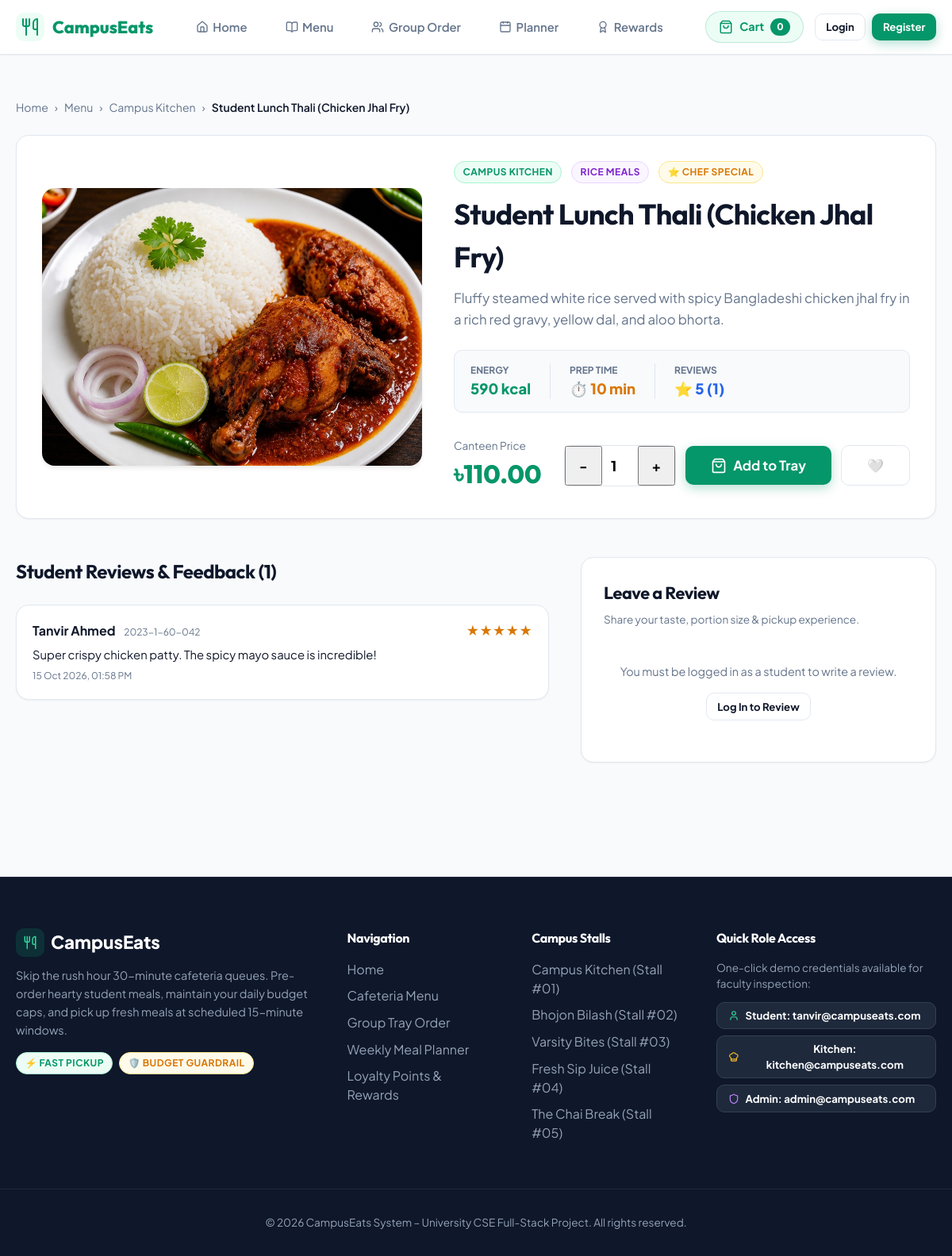
The page /php/food-details.php?id=5 on the database its author committed.
### tables this page shows
CREATE TABLE IF NOT EXISTS menu_items (
    id INT AUTO_INCREMENT PRIMARY KEY,
    shop_id INT NOT NULL DEFAULT 1,
    category_id INT NOT NULL,
    name VARCHAR(100) NOT NULL,
    description TEXT DEFAULT NULL,
    price DECIMAL(10,2) NOT NULL,
    calories INT NOT NULL,
    image_url VARCHAR(500) NOT NULL,
    preparation_time INT NOT NULL COMMENT 'in minutes',
    is_available BOOLEAN DEFAULT TRUE NOT NULL,
    is_special BOOLEAN DEFAULT FALSE NOT NULL,
    is_combo BOOLEAN DEFAULT FALSE NOT NULL,
    created_at TIMESTAMP DEFAULT CURRENT_TIMESTAMP,
    FOREIGN KEY (shop_id) REFERENCES shops(id) ON DELETE CASCADE,
    FOREIGN KEY (category_id) REFERENCES categories(id) ON DELETE CASCADE,
    INDEX idx_menu_shop (shop_id),
    INDEX idx_menu_category (category_id),
    INDEX idx_menu_special (is_special),
    INDEX idx_menu_available (is_available)
);

CREATE TABLE IF NOT EXISTS shops (
    id INT AUTO_INCREMENT PRIMARY KEY,
    name VARCHAR(100) NOT NULL,
    tagline VARCHAR(255) DEFAULT NULL,
    category_type VARCHAR(100) NOT NULL,
    description TEXT DEFAULT NULL,
    image_url VARCHAR(500) DEFAULT NULL,
    rating DECIMAL(2,1) DEFAULT 4.8,
    delivery_time VARCHAR(50) DEFAULT '10-15 min',
    location VARCHAR(100) DEFAULT 'Campus Main Food Court',
    badge VARCHAR(50) DEFAULT NULL,
    is_open BOOLEAN DEFAULT TRUE,
    created_at TIMESTAMP DEFAULT CURRENT_TIMESTAMP,
    INDEX idx_shop_category (category_type)
);

CREATE TABLE IF NOT EXISTS categories (
    id INT AUTO_INCREMENT PRIMARY KEY,
    name VARCHAR(50) NOT NULL UNIQUE,
    description VARCHAR(255) DEFAULT NULL,
    icon VARCHAR(50) DEFAULT NULL
);

CREATE TABLE IF NOT EXISTS ratings (
    id INT AUTO_INCREMENT PRIMARY KEY,
    user_id INT NOT NULL,
    menu_item_id INT NOT NULL,
    rating INT NOT NULL CHECK (rating >= 1 AND rating <= 5),
    comment TEXT DEFAULT NULL,
    created_at TIMESTAMP DEFAULT CURRENT_TIMESTAMP,
    FOREIGN KEY (user_id) REFERENCES users(id) ON DELETE CASCADE,
    FOREIGN KEY (menu_item_id) REFERENCES menu_items(id) ON DELETE CASCADE,
    INDEX idx_rating_item (menu_item_id)
);

CREATE TABLE IF NOT EXISTS users (
    id INT AUTO_INCREMENT PRIMARY KEY,
    name VARCHAR(100) NOT NULL,
    student_id VARCHAR(50) NOT NULL UNIQUE,
    email VARCHAR(100) NOT NULL UNIQUE,
    password_hash VARCHAR(255) NOT NULL,
    phone VARCHAR(20) DEFAULT NULL,
    role ENUM('student', 'kitchen', 'admin') DEFAULT 'student' NOT NULL,
    daily_budget DECIMAL(10,2) DEFAULT 300.00 NOT NULL,
    daily_calorie_limit INT DEFAULT 1800 NOT NULL,
    loyalty_points INT DEFAULT 0 NOT NULL,
    created_at TIMESTAMP DEFAULT CURRENT_TIMESTAMP,
    INDEX idx_user_role (role),
    INDEX idx_user_email (email)
);

### php/includes/guardrail.php (called while the page is built, shortened)
<?php
require_once __DIR__ . '/auth.php';
function formatCurrency($amount) {
    return '৳' . number_format((float)$amount, 2);
}

### php/includes/auth.php (called while the page is built, shortened)
<?php
function isLoggedIn() {
    return isset($_SESSION['user']) && !empty($_SESSION['user']['id']);
}

### php/food-details.php (the view, shortened to what this page needs)
<?php
require_once __DIR__ . '/includes/auth.php';
$id = (int)($_GET['id'] ?? 0);
$stmt = $pdo->prepare("
    SELECT m.*, c.name as category_name, s.name as shop_name, s.tagline as shop_tagline, s.location as shop_location, s.delivery_time as shop_delivery_time, s.badge as shop_badge
    FROM menu_items m
    JOIN categories c ON m.category_id = c.id
    LEFT JOIN shops s ON m.shop_id = s.id
    WHERE m.id = ?
");
$stmt->execute([$id]);
$item = $stmt->fetch();
require_once __DIR__ . '/includes/header.php';
$stmt = $pdo->prepare("
    SELECT r.*, u.name as reviewer_name, u.student_id
    FROM ratings r
    JOIN users u ON r.user_id = u.id
    WHERE r.menu_item_id = ?
    ORDER BY r.created_at DESC
");
$stmt->execute([$id]);
$reviews = $stmt->fetchAll();
$avgRating = 5.0;
if (!empty($reviews)) {
    $sum = array_sum(array_column($reviews, 'rating'));
    $avgRating = round($sum / count($reviews), 1);
}
?>
<div class="container" style="padding-top: 2rem;">
  <div style="display:flex; gap:0.5rem; font-size:0.875rem; color:var(--color-text-muted); margin-bottom:1.5rem;">
    <a href="index.php">Home</a> &rsaquo;
    <a href="menu.php">Menu</a> &rsaquo;
    <a href="menu.php?shop_id=<?= $item['shop_id'] ?>"><?= htmlspecialchars($item['shop_name']) ?></a> &rsaquo;
    <span style="color:var(--color-text-main); font-weight:600;"><?= htmlspecialchars($item['name']) ?></span>
  </div>
  <div class="card" style="padding:2rem; margin-bottom:3rem;">
    <div style="display:grid; grid-template-columns: 1fr 1.2fr; gap:2.5rem; align-items:center;">
      <div style="border-radius:var(--radius-lg); overflow:hidden; box-shadow:var(--shadow-md); height:350px; background:#f1f5f9;">
        <img src="<?= htmlspecialchars(ltrim($item['image_url'], '/')) ?>"
             alt="<?= htmlspecialchars($item['name']) ?>"
             style="width:100%; height:100%; object-fit:cover;"
             onerror="this.src='images/mutton_kacchi.jpg';">
      </div>
      <div>
        <div style="display:flex; align-items:center; gap:0.75rem; margin-bottom:0.75rem; flex-wrap:wrap;">
          <span class="badge badge-green"><?= htmlspecialchars($item['shop_name']) ?></span>
          <span class="badge badge-purple"><?= htmlspecialchars($item['category_name']) ?></span>
          <?php if ($item['is_special']): ?>
            <span class="badge badge-amber">⭐ Chef Special</span>
          <?php endif; ?>
        </div>
        <h1 style="font-size:2.25rem; margin-bottom:0.75rem;"><?= htmlspecialchars($item['name']) ?></h1>
        <p style="color:var(--color-text-muted); font-size:1.05rem; line-height:1.6; margin-bottom:1.5rem;">
          <?= htmlspecialchars($item['description']) ?>
        </p>
        <div style="display:flex; gap:1.5rem; margin-bottom:2rem; background:var(--color-bg); padding:1rem 1.25rem; border-radius:var(--radius-md); border:1px solid var(--color-border);">
          <div>
            <div style="font-size:0.75rem; color:var(--color-text-muted); font-weight:700;">ENERGY</div>
            <div style="font-size:1.15rem; font-weight:800; color:#059669;"><?= (int)$item['calories'] ?> kcal</div>
          </div>
          <div style="border-left:1px solid var(--color-border); padding-left:1.5rem;">
            <div style="font-size:0.75rem; color:var(--color-text-muted); font-weight:700;">PREP TIME</div>
            <div style="font-size:1.15rem; font-weight:800; color:#d97706;">⏱️ <?= (int)$item['preparation_time'] ?> min</div>
          </div>
          <div style="border-left:1px solid var(--color-border); padding-left:1.5rem;">
            <div style="font-size:0.75rem; color:var(--color-text-muted); font-weight:700;">REVIEWS</div>
            <div style="font-size:1.15rem; font-weight:800; color:#2563eb;">⭐ <?= $avgRating ?> (<?= count($reviews) ?>)</div>
          </div>
        </div>
        <div style="display:flex; align-items:center; justify-content:space-between; gap:1rem; flex-wrap:wrap;">
          <div>
            <div style="font-size:0.85rem; color:var(--color-text-muted);">Canteen Price</div>
            <div class="food-price" style="font-size:2rem;"><?= formatCurrency($item['price']) ?></div>
          </div>
          <div style="display:flex; gap:0.75rem; align-items:center;">
            <div style="display:flex; align-items:center; border:1px solid var(--color-border); border-radius:var(--radius-md); background:#fff;">
              <button onclick="let q = document.getElementById('qty'); q.value = Math.max(1, parseInt(q.value)-1);" style="padding:0.75rem 1rem; font-size:1.1rem; font-weight:700;">-</button>
              <input type="number" id="qty" value="1" min="1" max="10" style="width:45px; text-align:center; border:none; font-weight:800; font-size:1.1rem;" readonly>
              <button onclick="let q = document.getElementById('qty'); q.value = Math.min(10, parseInt(q.value)+1);" style="padding:0.75rem 1rem; font-size:1.1rem; font-weight:700;">+</button>
            </div>
            <button onclick="addToCart(<?= $item['id'] ?>, parseInt(document.getElementById('qty').value))" class="btn btn-primary btn-lg">
              <i data-lucide="shopping-bag" style="width:20px; height:20px;"></i>
              <span>Add to Tray</span>
            </button>
            <button onclick="toggleFavorite(<?= $item['id'] ?>, this)" class="btn btn-secondary btn-lg" title="Save to Favorites">🤍</button>
          </div>
        </div>
      </div>
    </div>
  </div>
  <div style="display:grid; grid-template-columns: 1.2fr 0.8fr; gap:2.5rem; margin-bottom:4rem;">
    <div>
      <h3 style="font-size:1.5rem; margin-bottom:1.5rem;">Student Reviews & Feedback (<?= count($reviews) ?>)</h3>
      <?php if (empty($reviews)): ?>
        <p style="color:var(--color-text-muted);">No reviews submitted yet. Be the first student to review this meal!</p>
      <?php else: ?>
        <div style="display:flex; flex-direction:column; gap:1rem;">
          <?php foreach ($reviews as $rev): ?>
            <div class="card" style="padding:1.25rem;">
              <div style="display:flex; justify-content:space-between; margin-bottom:0.5rem;">
                <div>
                  <strong><?= htmlspecialchars($rev['reviewer_name']) ?></strong>
                  <span style="font-size:0.75rem; color:var(--color-text-muted); margin-left:0.5rem;"><?= htmlspecialchars($rev['student_id']) ?></span>
                </div>
                <div style="color:#d97706; font-weight:700;">
                  <?= str_repeat('★', (int)$rev['rating']) . str_repeat('☆', 5 - (int)$rev['rating']) ?>
                </div>
              </div>
              <p style="font-size:0.925rem; color:var(--color-text-main); line-height:1.4;">
                <?= htmlspecialchars($rev['comment']) ?>
              </p>
              <div style="font-size:0.75rem; color:var(--color-text-muted); margin-top:0.5rem;">
                <?= date('d M Y, h:i A', strtotime($rev['created_at'])) ?>
              </div>
            </div>
          <?php endforeach; ?>
        </div>
      <?php endif; ?>
    </div>
    <div>
      <div class="card" style="padding:1.75rem;">
        <h3 style="font-size:1.35rem; margin-bottom:0.5rem;">Leave a Review</h3>
        <p style="font-size:0.85rem; color:var(--color-text-muted); margin-bottom:1.25rem;">Share your taste, portion size & pickup experience.</p>
        <?php if (isLoggedIn()): ?>
          <form method="POST" action="food-details.php?id=<?= $item['id'] ?>">
            <div class="form-group">
              <label class="form-label">Rating</label>
              <select name="rating" class="form-control" required>
                <option value="5">⭐⭐⭐⭐⭐ (5/5) - Outstanding Flavor</option>
                <option value="4">⭐⭐⭐⭐ (4/5) - Very Good</option>
                <option value="3">⭐⭐⭐ (3/5) - Average</option>
                <option value="2">⭐⭐ (2/5) - Below Average</option>
                <option value="1">⭐ (1/5) - Poor</option>
              </select>
            </div>
            <div class="form-group">
              <label class="form-label">Comment</label>
              <textarea name="comment" class="form-control" rows="3" placeholder="Tell batchmates about the food quality and taste..." required></textarea>
            </div>
            <button type="submit" name="submit_review" class="btn btn-primary btn-block">
              <span>Submit Verified Review</span>
            </button>
          </form>
        <?php else: ?>
          <div style="text-align:center; padding:1.5rem 0;">
            <p style="font-size:0.9rem; color:var(--color-text-muted); margin-bottom:1rem;">You must be logged in as a student to write a review.</p>
            <a href="login.php" class="btn btn-secondary btn-sm">Log In to Review</a>
          </div>
        <?php endif; ?>
      </div>
    </div>
  </div>
</div>
<?php require_once __DIR__ . '/includes/footer.php'; ?>

### php/css/style.css (style rules this page uses)
:root { --font-primary: 'Plus Jakarta Sans', -apple-system, BlinkMacSystemFont, sans-serif; --font-display: 'Outfit', sans-serif; --color-primary: #059669; --color-primary-hover: #047857; --color-primary-light: #ecfdf5; --color-primary-dark: #064e3b; --color-accent: #f59e0b; --color-accent-hover: #d97706; --color-accent-light: #fffbeb; --color-bg: #f8fafc; --color-surface: #ffffff; --color-surface-hover: #f1f5f9; --color-border: #e2e8f0; --color-border-subtle: #f1f5f9; --color-text-main: #0f172a; --color-text-muted: #64748b; --color-text-light: #94a3b8; --color-success: #10b981; --color-success-bg: #ecfdf5; --color-warning: #f59e0b; --color-warning-bg: #fffbeb; --color-danger: #ef4444; --color-danger-bg: #fef2f2; --color-info: #3b82f6; --color-info-bg: #eff6ff; --shadow-sm: 0 1px 2px 0 rgba(0, 0, 0, 0.05); --shadow-md: 0 4px 6px -1px rgba(0, 0, 0, 0.08), 0 2px 4px -2px rgba(0, 0, 0, 0.04); --shadow-lg: 0 10px 15px -3px rgba(0, 0, 0, 0.08), 0 4px 6px -4px rgba(0, 0, 0, 0.04); --shadow-xl: 0 20px 25px -5px rgba(0, 0, 0, 0.1), 0 8px 10px -6px rgba(0, 0, 0, 0.04); --radius-sm: 0.375rem; --radius-md: 0.625rem; --radius-lg: 1rem; --radius-xl: 1.5rem; --radius-full: 9999px; }
* { box-sizing: border-box; margin: 0; padding: 0; }
body { font-family: var(--font-primary); background-color: var(--color-bg); color: var(--color-text-main); line-height: 1.5; min-height: 100vh; display: flex; flex-direction: column; -webkit-font-smoothing: antialiased; }
h1, h2, h3, h4, h5, h6, .font-display { font-family: var(--font-display); font-weight: 700; letter-spacing: -0.02em; }
a { color: inherit; text-decoration: none; transition: color 0.2s ease; }
img { max-width: 100%; display: block; }
button, input, select, textarea { font-family: inherit; }
.container { max-width: 1240px; margin: 0 auto; padding: 0 1.25rem; }
.btn { display: inline-flex; align-items: center; justify-content: center; gap: 0.5rem; padding: 0.75rem 1.5rem; border-radius: var(--radius-md); font-weight: 700; font-size: 0.95rem; cursor: pointer; border: none; transition: all 0.2s ease; text-align: center; }
.btn-primary { background: var(--color-primary); color: #ffffff; box-shadow: 0 4px 14px rgba(5, 150, 105, 0.3); }
.btn-secondary { background: #ffffff; color: var(--color-text-main); border: 1px solid var(--color-border); }
.btn-sm { padding: 0.4rem 0.85rem; font-size: 0.825rem; }
.btn-lg { padding: 0.9rem 2rem; font-size: 1.05rem; }
.card { background: var(--color-surface); border: 1px solid var(--color-border); border-radius: var(--radius-lg); box-shadow: var(--shadow-sm); transition: transform 0.2s ease, box-shadow 0.2s ease, border-color 0.2s ease; overflow: hidden; }
.food-price { font-size: 1.35rem; font-weight: 800; color: var(--color-primary); font-family: var(--font-display); }
.badge { display: inline-flex; align-items: center; gap: 0.3rem; padding: 0.25rem 0.65rem; border-radius: var(--radius-full); font-size: 0.75rem; font-weight: 700; text-transform: uppercase; letter-spacing: 0.04em; }
.badge-green { background: var(--color-success-bg); color: var(--color-primary); border: 1px solid #a7f3d0; }
.badge-amber { background: var(--color-warning-bg); color: #d97706; border: 1px solid #fde68a; }
.badge-purple { background: #faf5ff; color: #7e22ce; border: 1px solid #e9d5ff; }

### rows shown on the page
menu_items: shop.name "Campus Kitchen", name "Student Lunch Thali (Chicken Jhal Fry)", image_url (picture), shop.name "CAMPUS KITCHEN", category.name "RICE MEALS", description "Fluffy steamed white rice served with spicy Bangladeshi chicken jhal fry in a rich red gravy, yellow dal, and aloo bhorta.", calories "590", preparation_time "10", price "৳110.00"
ratings: user.name "Tanvir Ahmed", user.student_id "2023-1-60-042", rating "★★★★★", comment "Super crispy chicken patty. The spicy mayo sauce is incredible!", created_at "15 Oct 2026, 01:58 PM"

### other values the page prints
$cartCount "0"
$avgRating "5"
count($reviews) "1"
